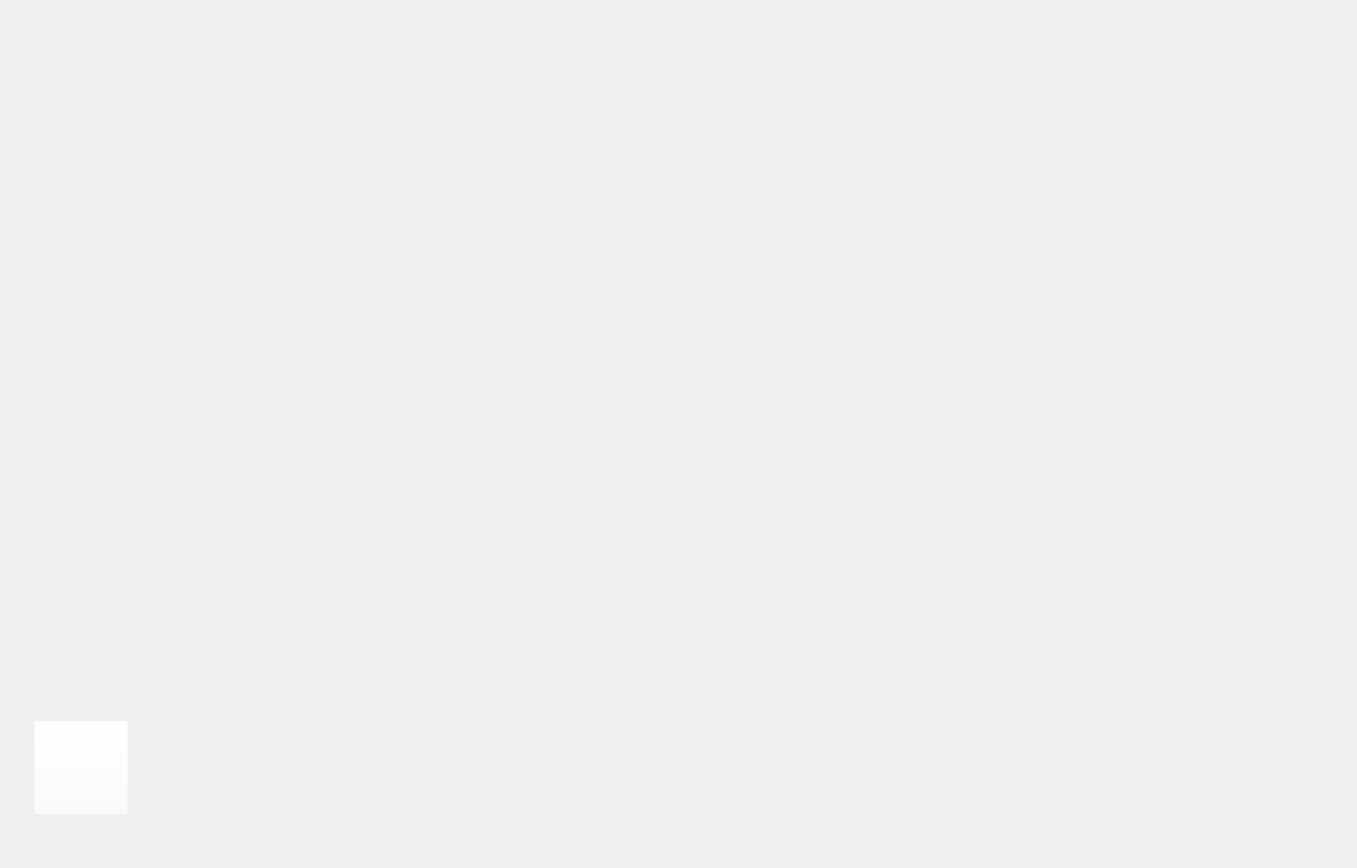
<?xml version="1.0" encoding="UTF-8"?>
<ui version="4.0">
 <class>petgame</class>
 <widget class="QWidget" name="petgame">
  <property name="geometry">
   <rect>
    <x>0</x>
    <y>0</y>
    <width>1600</width>
    <height>1024</height>
   </rect>
  </property>
  <property name="windowTitle">
   <string>Form</string>
  </property>
  <widget class="QPushButton" name="pushButton_3">
   <property name="geometry">
    <rect>
     <x>40</x>
     <y>850</y>
     <width>111</width>
     <height>111</height>
    </rect>
   </property>
   <property name="styleSheet">
    <string notr="true">background-image: url(:/resource/playroom/back.png);
background-color: rgba(255, 255, 255, 0);
border-color: rgba(255, 255, 255, 0);</string>
   </property>
   <property name="text">
    <string/>
   </property>
   <property name="autoDefault">
    <bool>false</bool>
   </property>
   <property name="default">
    <bool>false</bool>
   </property>
  </widget>
 </widget>
 <resources/>
 <connections/>
</ui>
